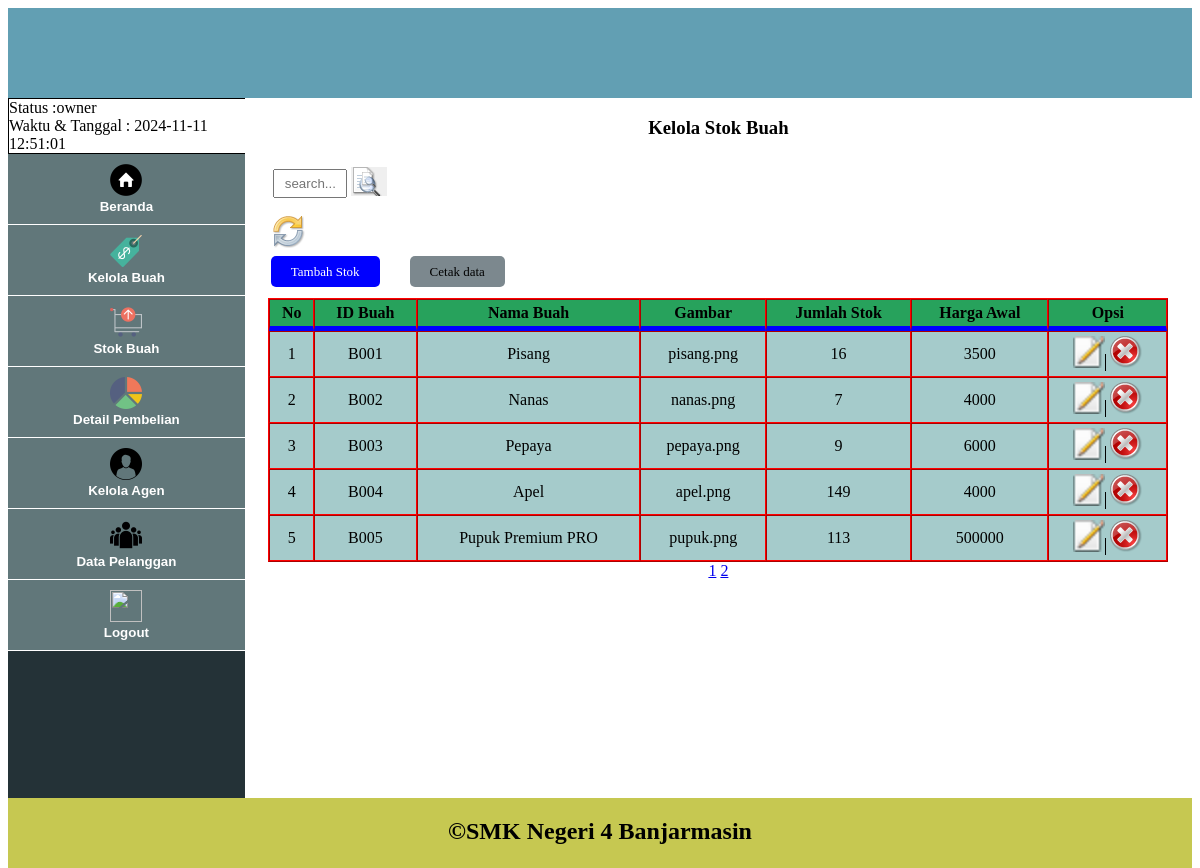
The page /Owner/Stok/tampil_stok.php (signed in) on the database its author committed.
### tables this page shows
CREATE TABLE IF NOT EXISTS `stok_buah` (
  `id_stok` int(11) NOT NULL AUTO_INCREMENT,
  `id_buah` varchar(30) NOT NULL,
  `nama_buah` varchar(30) NOT NULL,
  `gambar_buah` varchar(50) NOT NULL,
  `jumlah_stok` varchar(30) NOT NULL,
  `harga_awal` varchar(50) NOT NULL,
  PRIMARY KEY (`id_stok`)
);

### Owner/Stok/tampil_stok.php (the view, shortened to what this page needs)
<!DOCTYPE html>
<html lang="en" dir="ltr">
  <head>
    <link rel="stylesheet" href="../../style.css">
  </head>
  <body>
    <div class="header">
    </div>
    <div class="sidebar">
      <div class="status">
        Status           :<?php echo $_SESSION['status']; ?> <br>
        Waktu & Tanggal  : <?php $sekarang = date('Y-m-d H:i:s'); echo $sekarang; ?>
      </div>
        <div class="btn-group">
           <button class="btnn" onClick="window.location='../index.php';"><img src="../../Icon/home.png" width=32 height=32><br><b>Beranda</b></button>
           <button class="btnn" onClick="window.location='../Buah/tampil_buah.php';"><img src="../../Icon/price-tag-4.png" width=32 height=32><br><b>Kelola Buah</b></button>
           <button class="btnn" onClick="window.location='tampil_stok.php';"><img src="../../Icon/cart-14.png" width=32 height=32><br><b>Stok Buah</b></button>
           <button class="btnn" onClick="window.location='../detail_pembelian.php';"><img src="../../Icon/pie-chart-1.png" width=32 height=32><br><b>Detail Pembelian</b></button>
           <button class="btnn" onClick="window.location='../Akun/tampil_akun.php';"><img src="../../Icon/agen.png" width=32 height=32><br><b>Kelola Agen</b></button>
           <button class="btnn" onClick="window.location='../Pelanggan/tampil_pelanggan.php';"><img src="../../Icon/pelanggan.png" width=32 height=32><br><b>Data Pelanggan</b></button>
           <button class="btnn" onClick="window.location='../../logout.php';"><img src="../../Icon/logout.png" width=32 height=32><br><b>Logout</b></button>
       </div>
    </div>
    <div class="body">
      <center><h3>Kelola Stok Buah</h3></center>
      <div class="pencarian">
        <form method="get">
          <input type="text" name="key" class="cari" placeholder="search..." required>
          <button type="submit" name="cari" class="btn-cari"><img src="../../Icon/cari.png" width=16 height=16></button>&nbsp;
        </form><br>
        <a href="tampil_stok.php"><img src="../../Icon/refresh.png" width=32 height=32></a><br>
      </div>
      <a class="btn-add" href="tambah_stok.php">Tambah Stok</a> <a href="cetak_stok.php" class="btn-cetak">Cetak data</a><br><br>
      <table border="1" cellpadding=4 cellspacing=0 width=95% align=center>
        <tr>
          <th>No</th>
          <th>ID Buah</th>
          <th>Nama Buah</th>
          <th>Gambar</th>
          <th>Jumlah Stok</th>
          <th>Harga Awal</th>
          <th>Opsi</th>
        </tr>
        <?php
           include('../../koneksi.php');
           if (isset($_GET['cari'])) {
             $key = $_GET['key'];
             $cari = "SELECT * FROM stok_buah WHERE nama_buah LIKE '%$key%'";
           }else {
             $cari = "SELECT * FROM stok_buah";
           }
           $row = 5;
           $halaman = isset($_GET['halaman']) ? (int)$_GET['halaman'] : 1;
           $mulai = ($halaman > 1) ? ($halaman * $row) - $row         : 0;
           $tampil1 = mysqli_query($koneksi,$cari);
           $result = mysqli_num_rows($tampil1);
           $get_hal = ceil($result/$row);
           $tampil2 = mysqli_query($koneksi,"SELECT * FROM stok_buah LIMIT $mulai,$row");
           $no = $mulai + 1;
           if ($result == 0) {
             echo "<tr><td colspan=7>Data Kosong</td></tr>";
           }else {
             if (isset($_GET['cari'])) {
               $sql = $tampil1;
             }else {
               $sql = $tampil2;
             }
             while ($data = mysqli_fetch_row($sql)) {
               echo "<tr>
                         <td>".$no++."</td>
                         <td>".$data[1]."</td>
                         <td>".$data[2]."</td>
                         <td>".$data[3]."</td>
                         <td>".$data[4]."</td>
                         <td>".$data[5]."</td>
                         <td><a class='btn-link' href='ubah_stok.php?id=".$data[0]."''><img src='../../Icon/edit.png' width=32 height=32></a>
                             <a href='hapus_stok.php?id=".$data[0]."'";?>
                             onClick="return confirm('Mau Hapus data Stok ini ?')"</a><img src="../../Icon/hapus.png" width="32" height="32"></td>
               </tr><?php
             }
           }
         ?>
      </table>
      <center>
           <?php for ($i=1; $i <= $get_hal ; $i++) { ?>
             <a href="?halaman=<?php echo $i; ?>"><?php echo $i; ?></a>
         <?php  } ?>
      </center>
    </div>
    <div class="footer">
      <center><h2>&copy;SMK Negeri 4 Banjarmasin</h2></center>
    </div>
  </body>
</html>

### style.css (style rules this page uses)
table { border-color: red; }
table th { border-bottom: 5px solid blue; background-color: rgb(39, 162, 92); }
table td { background-color: rgb(165, 203, 203); text-align: center; }
.header { width: 100%; height: 90px; background-color: #629fb3; float: left; }
.sidebar { width: 20%; height: 700px; background-color: #243237; float: left; }
.body { width: 80%; height: 700px; background-color: rgb(255, 255, 255); float: left; }
.footer { width: 100%; height: 70px; background-color: rgb(198, 200, 81); float: left; }
.btn-group .btnn { color: white; border: none; background-color: rgb(97, 119, 122); text-align: center; padding: 10px 20px; width: 100%; display: block; cursor: pointer; border-bottom: 1px solid rgb(255, 255, 255); }
.sidebar .status { border: 1px solid black; width: 100%; background-color: rgb(255, 255, 255); }
.pencarian { padding: 10px 28px; }
.pencarian .cari { padding: 5px 10px; width: 50px; -webkit-transition: width 1s; transition: width 1s; }
.pencarian .btn-cari { border: none; background-repeat: no-repeat; background-image: url("Icon/cari.png"); cursor: pointer; padding: 5px 10px; }
.btn-link { border-right-width: medium; border-right: 1px solid black; }
.btn-add { border-radius: 5px; text-decoration: none; font-size: 13px; margin-left: 26px; padding: 8px 20px; color: white; background-color: blue; }
.btn-cetak { border-radius: 5px; text-decoration: none; font-size: 13px; margin-left: 26px; padding: 8px 20px; color: black; background-color: rgb(124, 136, 142); }

### rows shown on the page
stok_buah: id_buah "B001", nama_buah "Pisang", gambar_buah "pisang.png", jumlah_stok "16", harga_awal "3500"
stok_buah: id_buah "B002", nama_buah "Nanas", gambar_buah "nanas.png", jumlah_stok "7", harga_awal "4000"
stok_buah: id_buah "B003", nama_buah "Pepaya", gambar_buah "pepaya.png", jumlah_stok "9", harga_awal "6000"
stok_buah: id_buah "B004", nama_buah "Apel", gambar_buah "apel.png", jumlah_stok "149", harga_awal "4000"
stok_buah: id_buah "B005", nama_buah "Pupuk Premium PRO", gambar_buah "pupuk.png", jumlah_stok "113", harga_awal "500000"

### other values the page prints
$_SESSION['status'] "owner"
